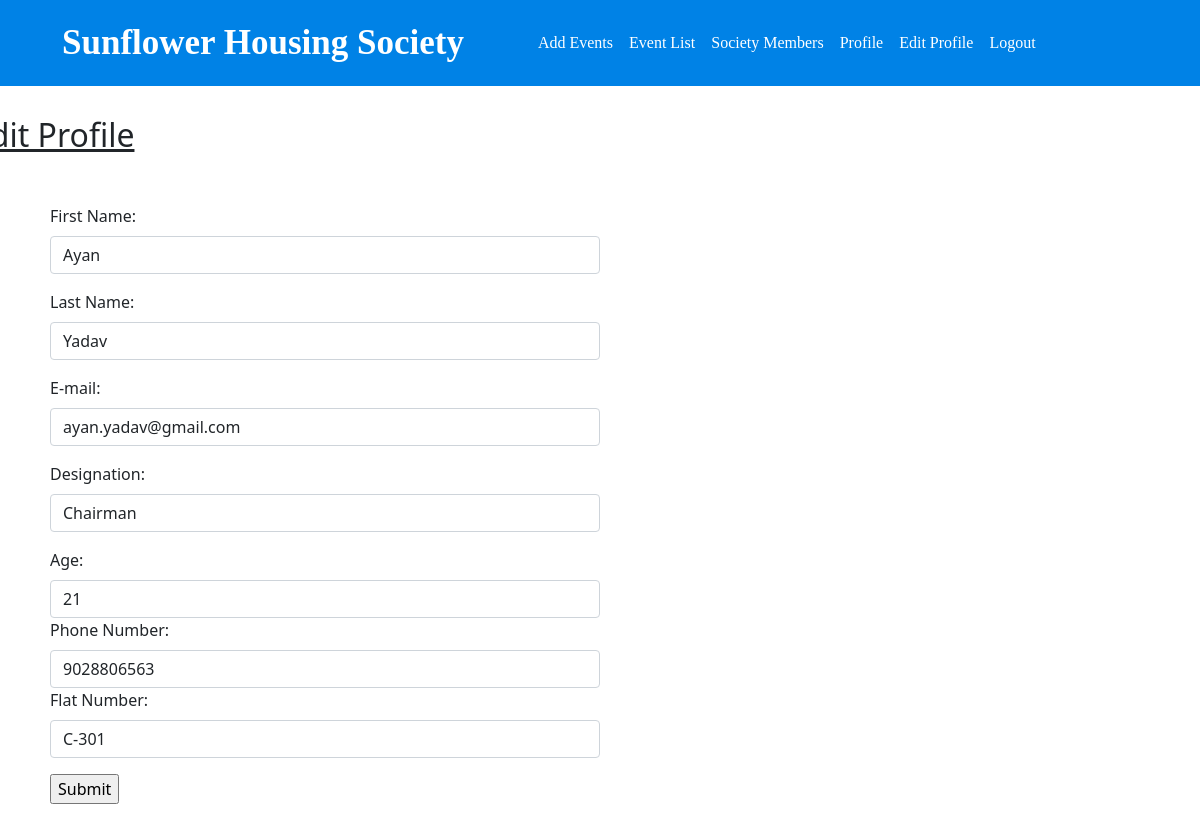
The page /society/edit_profile.php (signed in) on the database its author committed.
### tables this page shows
CREATE TABLE `profile` (
  `user` varchar(23) NOT NULL,
  `sno` int(11) NOT NULL,
  `fname` varchar(23) NOT NULL,
  `lname` varchar(23) NOT NULL,
  `email` varchar(50) NOT NULL,
  `designation` varchar(23) NOT NULL,
  `age` int(11) NOT NULL,
  `phone` varchar(23) NOT NULL,
  `flat` varchar(23) NOT NULL
);

### society/edit_profile.php (the view, shortened to what this page needs)
<?php
include 'connect.php';
$sql = "SELECT * FROM `profile` WHERE user='$_SESSION[username]'";
$result = mysqli_query($conn, $sql);
$row = mysqli_fetch_assoc($result);
?>
<!doctype html>
<html lang="en">
  <head>
    <link href="https://cdn.jsdelivr.net/npm/bootstrap@5.1.3/dist/css/bootstrap.min.css" rel="stylesheet">
    <link href="home.css" rel="stylesheet">
  </head>
  <body>
<?php require 'nav.php' ?>
<div class="container">
    <h2 class="text-left" style="margin: 30px 0px 0px -70px; text-decoration: underline;" >Edit Profile</h1>
</div>
<form action="/society/edit_profile.php" method="post" style="margin: 50px">
  <div class="mb-3 col-md-6">
    <label for="fname" class="form-label">First Name:</label>
    <input type="text" class="form-control" id="fname" name="fname" aria-describedby="emailHelp" value="<?php echo $row['fname'];?>" required>
  </div>
  <div class="mb-3 col-md-6">
    <label for="lname" class="form-label">Last Name:</label>
    <input type="text" class="form-control" id="lname" name="lname" aria-describedby="emailHelp" value="<?php echo $row['lname'];?>" required>
  </div>
  <div class="mb-3 col-md-6">
    <label for="email" class="form-label">E-mail:</label>
    <input type="email" class="form-control" id="email" name="email" aria-describedby="emailHelp" value="<?php echo $row['email'];?>" required>
  </div>
  <div class="mb-3 col-md-6">
    <label for="designation" class="form-label">Designation:</label>
    <input type="text" class="form-control" id="designation" name="designation" aria-describedby="emailHelp" value="<?php echo $row['designation'];?>" required>
  </div>
  <div class="mb-3 col-md-6">
    <label for="age" class="form-label">Age:</label>
    <input type="text" class="form-control" id="age" name="age" value="<?php echo $row['age'];?>" required>
  <div class="mb-3">
    <label for="phone" class="form-label">Phone Number:</label>
    <input type="text" class="form-control" id="phone" name="phone" value="<?php echo $row['phone'];?>" required>
  <div class="mb-3">
    <label for="flat" class="form-label">Flat Number:</label>
    <input type="text" class="form-control" id="flat" name="flat" value="<?php echo $row['flat'];?>" required>
  </div>
  <input type="submit" name="submit" value="Submit">
</form>
  </body>
</html>

### rows shown on the page
profile: fname "Ayan", lname "Yadav", email "ayan.yadav@gmail.com", designation "Chairman", age "21", phone "9028806563", flat "C-301"
